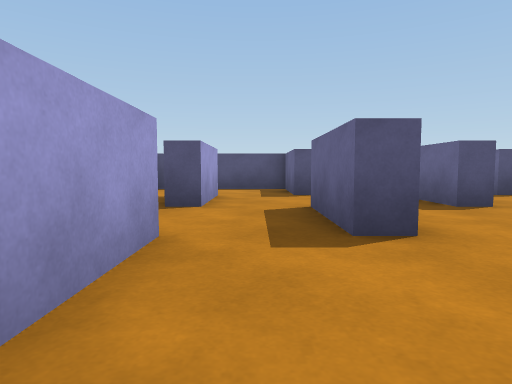
View 1 (above)

19 first-person views from a walk through a scene from a Unity 3-D project. The camera is 0.26 m above the floor, tilts 4° down and sees 75° across. The floor is counted in squares, 0.5 m on a side. Each view is taken from the middle of a square. On the plan, view 1 faces up. The plan holds only what a view shows up to about 9 squares ahead; the rest is blank.

View 2
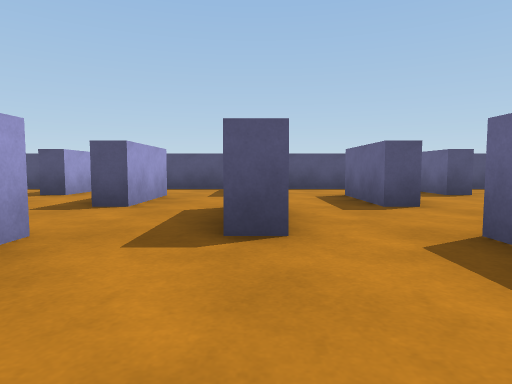

View 3
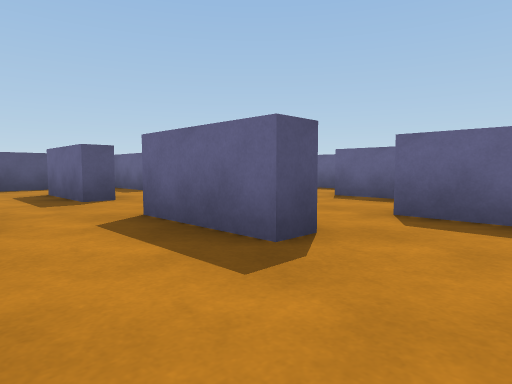

View 4
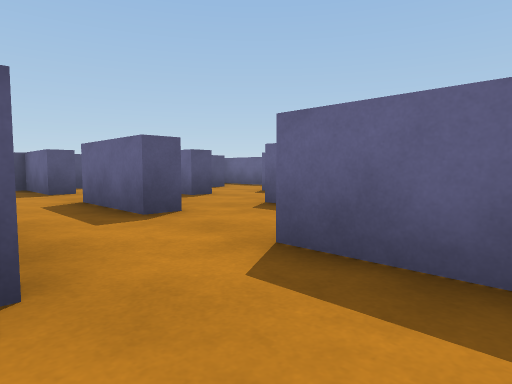

View 5
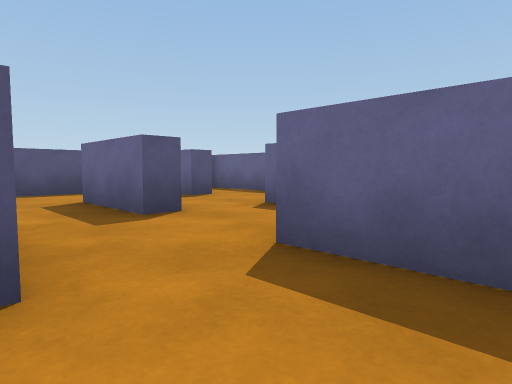

View 6
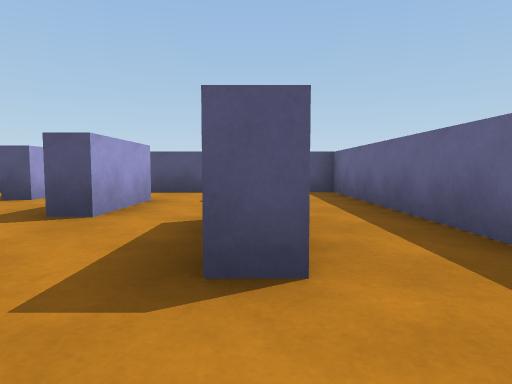

View 7
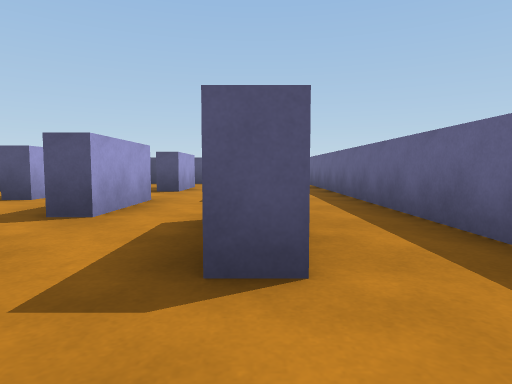

View 8
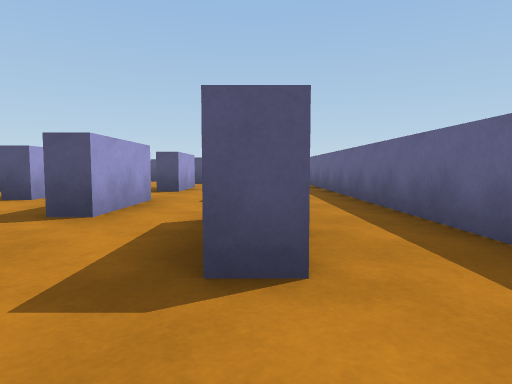

View 9
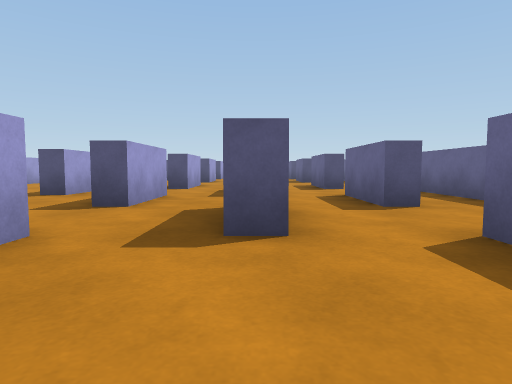

View 10
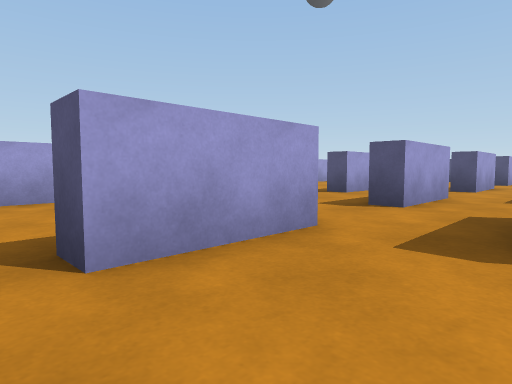

View 11
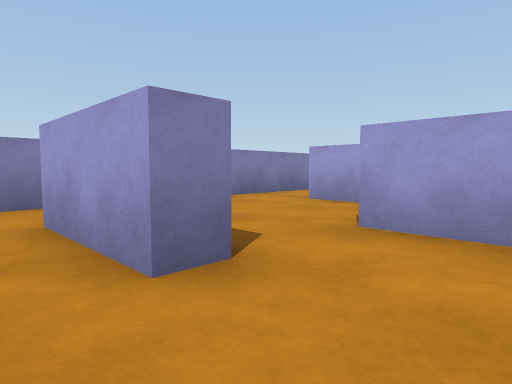

View 12
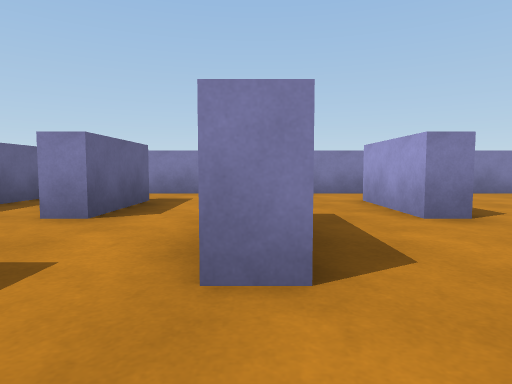

View 13
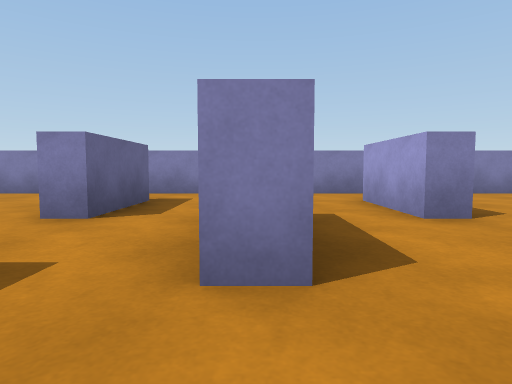

View 14
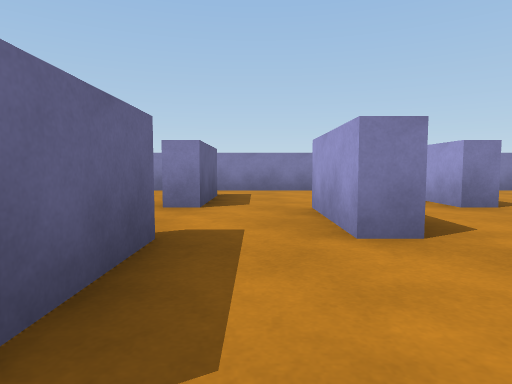

View 15
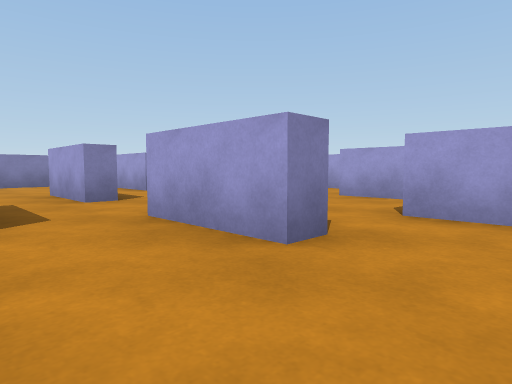

View 16
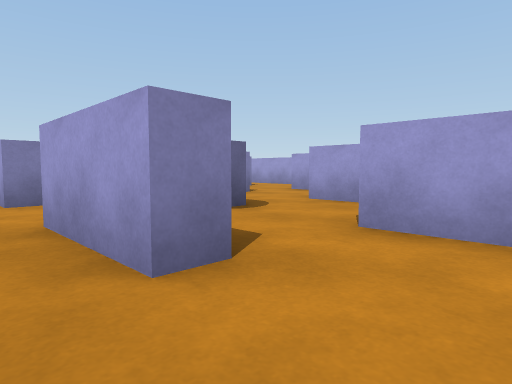

View 17
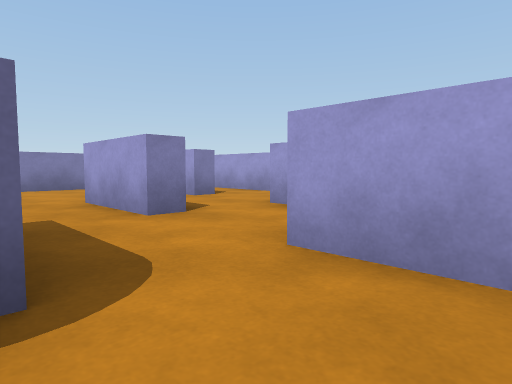

View 18
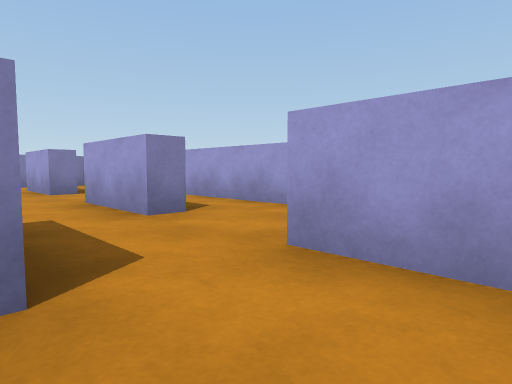

View 19
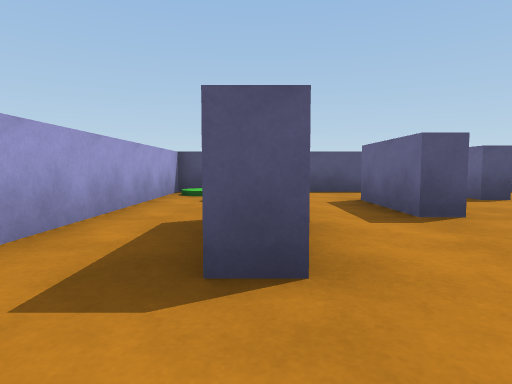

### Floor plan
Key: @ floor where view 1 was taken; # wall or solid block; . floor; / step, stairs or slope.
Columns run from 5 left of view 1 to 15 right of it. Each row starts with its distance up from view 1.
  9 #####################
  8 #/ ...# .. .. #... .#
  7 #. ...#...#...#...#.#
  6 #. .#...#...#...#...#
  5 #. .#...#...#...#...#
  4 #. ...#... ...#...#.#
  3 #.#...#...#...#...#.#
  2  ...#...#...#...#...#
  1   . #..  ...#...#...#
  0   #..@#.......#... .#
 -1   #.. #.......#...#.#
 -2  ...#...#...#...#...#
 -3 #...#...#...#...#...#
 -4 #.#...#...#...#...#.#
 -5 #.#... ...#...#...#.#
 -6 #...#...#...#...#...
 -7 #...#...#...#...#...
 -8 #.#...#...#...#...#.
 -9 #.# ..#...#...#...#.#
-10     .. ............ #
-11    ##  ############

Positions as (right, up) in squares from view 1, and headings:
1: (0, 0), facing up
2: (5, 0), facing up
3: (5, -1), facing up-right
4: (7, -1), facing up-right
5: (9, 1), facing up-right
6: (13, 1), facing up
7: (13, -3), facing up
8: (13, -7), facing up
9: (11, -10), facing up
10: (11, -10), facing up-left
11: (10, -6), facing down-left
12: (11, -4), facing down
13: (7, -4), facing down
14: (4, -3), facing down
15: (5, 0), facing down-left
16: (4, 0), facing down-left
17: (1, -2), facing down-left
18: (-1, 0), facing down-left
19: (-3, 1), facing up
